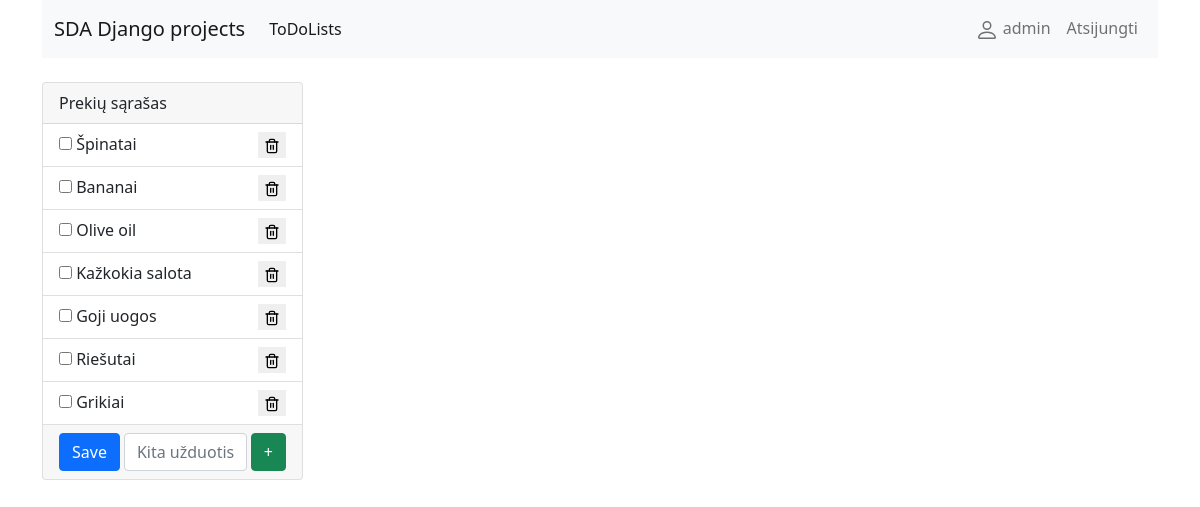
The page /1 (signed in) on the database as committed earlier.
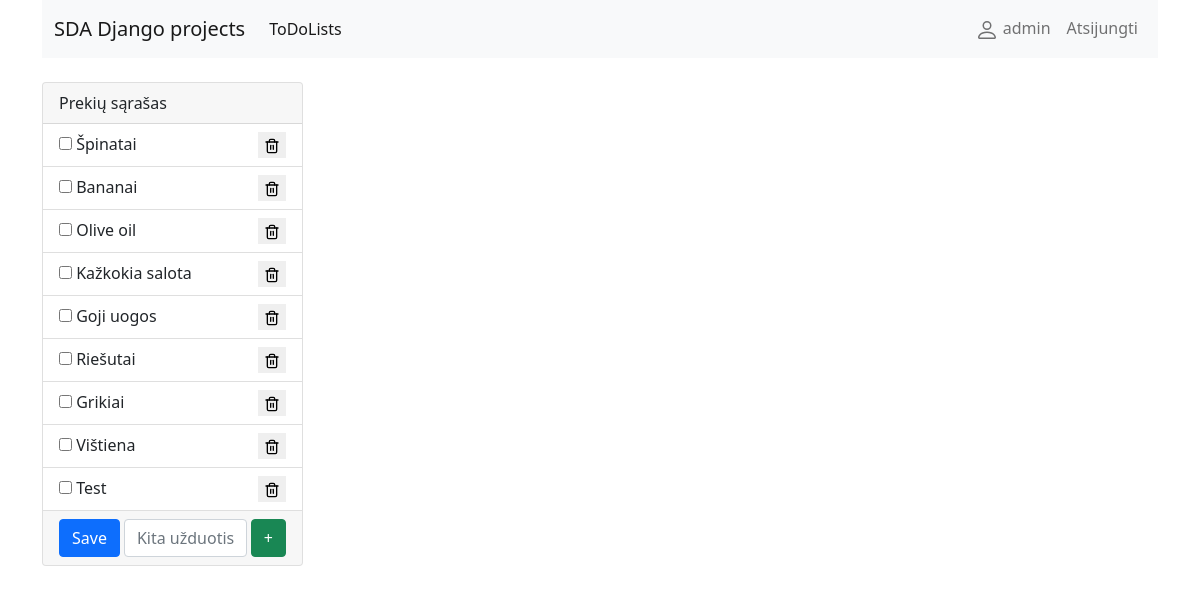
The same page on the database as committed later.
### lists/models.py (models this page shows, shortened)
class ToDoItems(models.Model):
    text = models.CharField('Užduotis', max_length=300, help_text="Ką čia dabar nuveikus")
    isCompleted = models.BooleanField(null=True, default=False)
    list = models.ForeignKey(ToDoList, on_delete=models.CASCADE)
    class Meta:
        verbose_name = 'ToDo Itemas'
        verbose_name_plural = 'ToDo Itemai'

### lists/views.py (the view)
# urls.py: path('<int:id>', login_required(views.list), name='list')
def list(request, id):
    list = ToDoList.objects.get(id=id)
    if request.method == "POST":
        print(request.POST)
        if request.POST.get('save'):
            checked = request.POST.getlist('checkbox')
            for item in list.todoitems_set.all():
                if str(item.id) in checked:
                    item.isCompleted = True
                else:
                    item.isCompleted = False
                item.save()
        elif request.POST.get('add'):
            text = request.POST.get('new')
            if len(text) > 3:
                list.todoitems_set.create(text=text, isCompleted=False)
            else:
                print("Užduoties tekstas per trumpas")
        elif request.POST.get('delete'):
            id_to_delete = request.POST.get('delete')
            for item in list.todoitems_set.all():
                if str(item.id) == id_to_delete:
                    item.delete()
        return redirect('list', id=id)
    else:
        context = {"title":f"{list.title}","items": list.todoitems_set.all() }
        return render(request, 'index.html', context=context)

### lists/templates/index.html (shortened to what this page needs)
{% extends 'base.html' %}  {% block content %}
<div class="col-3">
  <form method="post" action="#">
    <div class="card">
      <div class="card-header">{{title}}</div>
      <ul class="list-group list-group-flush">
        {% for item in items %}
        <li class="list-group-item">
          {% if item.isCompleted %}
          <input
            type="checkbox"
            name="checkbox"
            value="{{item.id}}"
            class="checkbox-styles"
            checked
          />
          {% else %}
          <input
            type="checkbox"
            name="checkbox"
            value="{{item.id}}"
            class="checkbox-styles"
          />
          {% endif %} {{item.text}}
          <button
            type="submit"
            name="delete"
            value="{{item.id}}"
            class="delete-styles"
          >
          </button>
        </li>
        {% endfor %}
      </ul>
      <div class="card-footer" style="display: flex">
        <button
          class="btn btn-primary me-1"
          type="submit"
          name="save"
          value="save"
        >
          Save
        </button>
        <input
          type="text"
          class="form-control me-1"
          placeholder="Kita užduotis"
          aria-label="Nauja užduotis į todo sarašą"
          aria-describedby="button-addon2"
          name="new"
        />
        <button
          class="btn btn-success"
          type="submit"
          name="add"
          value="add"
          id="button-addon2"
        >
          +
        </button>
      </div>
    </div>
  </form>
</div>
{% endblock content %}

Rows that differ between the two databases and show on the page:
added ToDoItems: text "Vištiena", {{ item.id }} 15 (drawn)
added ToDoItems: text "Test", {{ item.id }} 16 (drawn)
